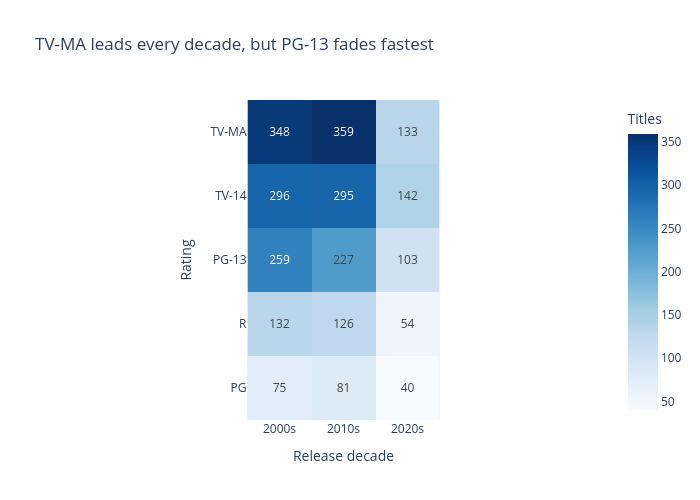

Write notebook code for a chart like this one.
### Markdown cell above
## Task 1 — Heatmap: content by rating and release decade

**What to build:** A heatmap showing the number of titles by **content rating** (y-axis) and **decade** (x-axis).

**Requirements:**
- Create a 'decade' column: `df['decade'] = (df['release_year'] // 10 * 10).astype(str) + 's'`
- Filter to TV-14, TV-MA, PG-13, R, PG only (most common ratings)
- Sequential colour scale (Blues)
- Values shown in cells (`text_auto=True`)
- Insight title about which rating dominates which decade

### Code cell
df['decade'] = (df['release_year'] // 10 * 10).astype(str) + 's'
ratings = ['TV-MA', 'TV-14', 'PG-13', 'R', 'PG']
pivot = (df[df['rating'].isin(ratings)]
         .groupby(['rating', 'decade']).size()
         .unstack(fill_value=0).reindex(ratings))

fig = px.imshow(pivot, color_continuous_scale='Blues', text_auto=True,
                labels={'color': 'Titles'}, height=500, width=700,
                title='TV-MA leads every decade, but PG-13 fades fastest')
fig.update_yaxes(title='Rating')
fig.update_xaxes(title='Release decade')
fig.show()

### Figure 1 — Plotly figure (JSON) as saved in the notebook; plotly's stock layout.template omitted (floating-point values rounded to 4 significant figures)
{"data": [{"coloraxis": "coloraxis", "hovertemplate": "decade: %{x}<br>rating: %{y}<br>Titles: %{z}<extra></extra>", "name": "0", "texttemplate": "%{z}", "type": "heatmap", "x": ["2000s", "2010s", "2020s"], "xaxis": "x", "y": ["TV-MA", "TV-14", "PG-13", "R", "PG"], "yaxis": "y", "z": [[348, 359, 133], [296, 295, 142], [259, 227, 103], [132, 126, 54], [75, 81, 40]]}], "layout": {"coloraxis": {"colorbar": {"title": {"text": "Titles"}}, "colorscale": [[0.0, "rgb(247,251,255)"], [0.125, "rgb(222,235,247)"], [0.25, "rgb(198,219,239)"], [0.375, "rgb(158,202,225)"], [0.5, "rgb(107,174,214)"], [0.625, "rgb(66,146,198)"], [0.75, "rgb(33,113,181)"], [0.875, "rgb(8,81,156)"], [1.0, "rgb(8,48,107)"]]}, "height": 500, "title": {"text": "TV-MA leads every decade, but PG-13 fades fastest"}, "width": 700, "xaxis": {"anchor": "y", "constrain": "domain", "domain": [0.0, 1.0], "scaleanchor": "y", "title": {"text": "Release decade"}}, "yaxis": {"anchor": "x", "autorange": "reversed", "constrain": "domain", "domain": [0.0, 1.0], "title": {"text": "Rating"}}}}
